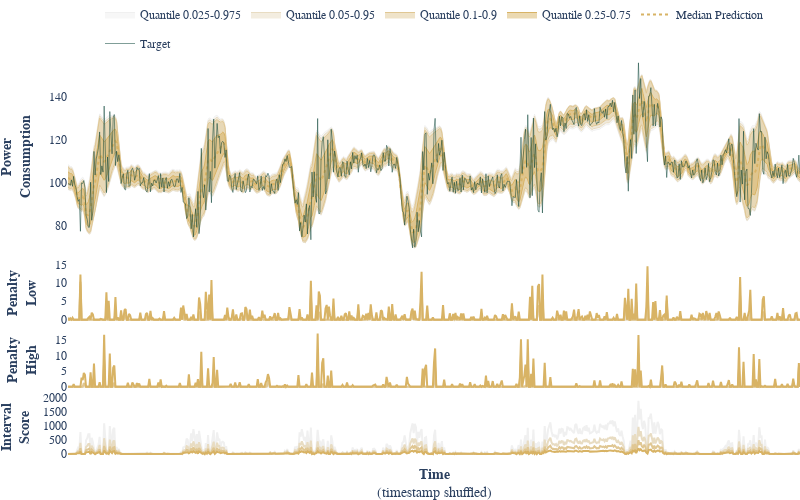

Notebook code cell kept with this figure:
### Code cell
fig.show()

### Figure 1 — Plotly figure (JSON) as saved in the notebook; plotly's stock layout.template omitted (floating-point values rounded to 4 significant figures; data arrays with more than 128 entries replaced by an {"elided": "..."} marker saying what was removed)
{"data": [{"legendgroup": "Quantile 0.025-0.975", "line": {"color": "rgb(240.0, 240.0, 240.0)", "width": 1}, "mode": "lines", "name": "Quantile 0.025-0.975", "opacity": 0.1, "showlegend": false, "type": "scatter", "xaxis": "x", "y": {"elided": "649 float values"}, "yaxis": "y"}, {"fill": "tonexty", "legendgroup": "Quantile 0.025-0.975", "line": {"color": "rgb(240.0, 240.0, 240.0)", "width": 1}, "mode": "lines", "name": "Quantile 0.025-0.975", "opacity": 0.1, "showlegend": true, "type": "scatter", "xaxis": "x", "y": {"elided": "649 float values"}, "yaxis": "y"}, {"legendgroup": "Quantile 0.025-0.975", "line": {"color": "rgb(240.0, 240.0, 240.0)"}, "mode": "lines", "name": "Quantile 0.025-0.975", "showlegend": false, "type": "scatter", "xaxis": "x2", "y": {"elided": "649 float values"}, "yaxis": "y2"}, {"legendgroup": "Quantile 0.025-0.975", "line": {"color": "rgb(240.0, 240.0, 240.0)"}, "mode": "lines", "name": "Quantile 0.025-0.975", "showlegend": false, "type": "scatter", "xaxis": "x3", "y": {"elided": "649 float values"}, "yaxis": "y3"}, {"legendgroup": "Quantile 0.025-0.975", "line": {"color": "rgb(240.0, 240.0, 240.0)"}, "mode": "lines", "name": "Quantile 0.025-0.975", "showlegend": false, "type": "scatter", "xaxis": "x4", "y": {"elided": "649 float values"}, "yaxis": "y4"}, {"legendgroup": "Quantile 0.05-0.95", "line": {"color": "rgb(232.0, 219.66666666666666, 193.66666666666666)", "width": 1}, "mode": "lines", "name": "Quantile 0.05-0.95", "opacity": 0.1, "showlegend": false, "type": "scatter", "xaxis": "x", "y": {"elided": "649 float values"}, "yaxis": "y"}, {"fill": "tonexty", "legendgroup": "Quantile 0.05-0.95", "line": {"color": "rgb(232.0, 219.66666666666666, 193.66666666666666)", "width": 1}, "mode": "lines", "name": "Quantile 0.05-0.95", "opacity": 0.1, "showlegend": true, "type": "scatter", "xaxis": "x", "y": {"elided": "649 float values"}, "yaxis": "y"}, {"legendgroup": "Quantile 0.05-0.95", "line": {"color": "rgb(232.0, 219.66666666666666, 193.66666666666666)"}, "mode": "lines", "name": "Quantile 0.05-0.95", "showlegend": false, "type": "scatter", "xaxis": "x2", "y": {"elided": "649 float values"}, "yaxis": "y2"}, {"legendgroup": "Quantile 0.05-0.95", "line": {"color": "rgb(232.0, 219.66666666666666, 193.66666666666666)"}, "mode": "lines", "name": "Quantile 0.05-0.95", "showlegend": false, "type": "scatter", "xaxis": "x3", "y": {"elided": "649 float values"}, "yaxis": "y3"}, {"legendgroup": "Quantile 0.05-0.95", "line": {"color": "rgb(232.0, 219.66666666666666, 193.66666666666666)"}, "mode": "lines", "name": "Quantile 0.05-0.95", "showlegend": false, "type": "scatter", "xaxis": "x4", "y": {"elided": "649 float values"}, "yaxis": "y4"}, {"legendgroup": "Quantile 0.1-0.9", "line": {"color": "rgb(224.0, 199.33333333333334, 147.33333333333331)", "width": 1}, "mode": "lines", "name": "Quantile 0.1-0.9", "opacity": 0.1, "showlegend": false, "type": "scatter", "xaxis": "x", "y": {"elided": "649 float values"}, "yaxis": "y"}, {"fill": "tonexty", "legendgroup": "Quantile 0.1-0.9", "line": {"color": "rgb(224.0, 199.33333333333334, 147.33333333333331)", "width": 1}, "mode": "lines", "name": "Quantile 0.1-0.9", "opacity": 0.1, "showlegend": true, "type": "scatter", "xaxis": "x", "y": {"elided": "649 float values"}, "yaxis": "y"}, {"legendgroup": "Quantile 0.1-0.9", "line": {"color": "rgb(224.0, 199.33333333333334, 147.33333333333331)"}, "mode": "lines", "name": "Quantile 0.1-0.9", "showlegend": false, "type": "scatter", "xaxis": "x2", "y": {"elided": "649 float values"}, "yaxis": "y2"}, {"legendgroup": "Quantile 0.1-0.9", "line": {"color": "rgb(224.0, 199.33333333333334, 147.33333333333331)"}, "mode": "lines", "name": "Quantile 0.1-0.9", "showlegend": false, "type": "scatter", "xaxis": "x3", "y": {"elided": "649 float values"}, "yaxis": "y3"}, {"legendgroup": "Quantile 0.1-0.9", "line": {"color": "rgb(224.0, 199.33333333333334, 147.33333333333331)"}, "mode": "lines", "name": "Quantile 0.1-0.9", "showlegend": false, "type": "scatter", "xaxis": "x4", "y": {"elided": "649 float values"}, "yaxis": "y4"}, {"legendgroup": "Quantile 0.25-0.75", "line": {"color": "rgb(216.0, 179.0, 101.0)", "width": 1}, "mode": "lines", "name": "Quantile 0.25-0.75", "opacity": 0.1, "showlegend": false, "type": "scatter", "xaxis": "x", "y": {"elided": "649 float values"}, "yaxis": "y"}, {"fill": "tonexty", "legendgroup": "Quantile 0.25-0.75", "line": {"color": "rgb(216.0, 179.0, 101.0)", "width": 1}, "mode": "lines", "name": "Quantile 0.25-0.75", "opacity": 0.1, "showlegend": true, "type": "scatter", "xaxis": "x", "y": {"elided": "649 float values"}, "yaxis": "y"}, {"legendgroup": "Quantile 0.25-0.75", "line": {"color": "rgb(216.0, 179.0, 101.0)"}, "mode": "lines", "name": "Quantile 0.25-0.75", "showlegend": false, "type": "scatter", "xaxis": "x2", "y": {"elided": "649 float values"}, "yaxis": "y2"}, {"legendgroup": "Quantile 0.25-0.75", "line": {"color": "rgb(216.0, 179.0, 101.0)"}, "mode": "lines", "name": "Quantile 0.25-0.75", "showlegend": false, "type": "scatter", "xaxis": "x3", "y": {"elided": "649 float values"}, "yaxis": "y3"}, {"legendgroup": "Quantile 0.25-0.75", "line": {"color": "rgb(216.0, 179.0, 101.0)"}, "mode": "lines", "name": "Quantile 0.25-0.75", "showlegend": false, "type": "scatter", "xaxis": "x4", "y": {"elided": "649 float values"}, "yaxis": "y4"}, {"legendgroup": "Median Prediction", "line": {"color": "rgb(216,179,101)", "dash": "dot", "width": 2}, "mode": "lines", "name": "Median Prediction", "type": "scatter", "xaxis": "x", "y": {"elided": "649 float values"}, "yaxis": "y"}, {"legendgroup": "Target", "line": {"color": "rgb(0,60,48)", "width": 0.5}, "mode": "lines", "name": "Target", "type": "scatter", "xaxis": "x", "y": {"elided": "649 float values"}, "yaxis": "y"}], "layout": {"height": 500, "legend": {"font": {"family": "Raleway, PT Sans Narrow, Overpass, Arial", "size": 12}, "orientation": "h", "x": 0.5, "xanchor": "center", "y": 1, "yanchor": "bottom"}, "margin": {"b": 0, "l": 30, "r": 0, "t": 30}, "plot_bgcolor": "rgb(255,255,255)", "width": 800, "xaxis": {"anchor": "y", "domain": [0, 1], "matches": "x4", "showgrid": false, "showticklabels": false}, "xaxis2": {"anchor": "y2", "domain": [0, 1], "matches": "x4", "showgrid": false, "showticklabels": false}, "xaxis3": {"anchor": "y3", "domain": [0, 1], "matches": "x4", "showgrid": false, "showticklabels": false}, "xaxis4": {"anchor": "y4", "domain": [0, 1], "showgrid": false, "showticklabels": false, "title": {"font": {"family": "Raleway, PT Sans Narrow, Overpass, Arial", "size": 14}, "text": "<b>Time</b><br>(timestamp shuffled)"}}, "yaxis": {"anchor": "x", "domain": [0.5053, 1], "range": [66.42, 158.1], "showgrid": false, "tickfont": {"family": "Raleway, PT Sans Narrow, Overpass, Arial"}, "title": {"font": {"family": "Raleway, PT Sans Narrow, Overpass, Arial", "size": 14}, "text": "<b>Power<br>Consumption<b>"}}, "yaxis2": {"anchor": "x2", "domain": [0.3368, 0.4853], "showgrid": false, "tickfont": {"family": "Raleway, PT Sans Narrow, Overpass, Arial"}, "title": {"font": {"family": "Raleway, PT Sans Narrow, Overpass, Arial", "size": 14}, "text": "<b>Penalty<br>Low</b>"}}, "yaxis3": {"anchor": "x3", "domain": [0.1684, 0.3168], "showgrid": false, "tickfont": {"family": "Raleway, PT Sans Narrow, Overpass, Arial"}, "title": {"font": {"family": "Raleway, PT Sans Narrow, Overpass, Arial", "size": 14}, "text": "<b>Penalty<br>High</b>"}}, "yaxis4": {"anchor": "x4", "domain": [0, 0.1484], "showgrid": false, "tickfont": {"family": "Raleway, PT Sans Narrow, Overpass, Arial"}, "title": {"font": {"family": "Raleway, PT Sans Narrow, Overpass, Arial", "size": 14}, "text": "<b>Interval<br>Score</b>"}}}}
